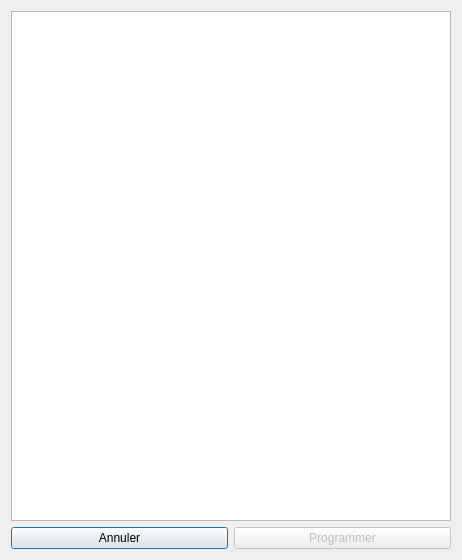
<?xml version="1.0" encoding="UTF-8"?>
<ui version="4.0">
 <class>TacheProgrammeur</class>
 <widget class="QDialog" name="TacheProgrammeur">
  <property name="geometry">
   <rect>
    <x>0</x>
    <y>0</y>
    <width>462</width>
    <height>560</height>
   </rect>
  </property>
  <property name="windowTitle">
   <string>Dialog</string>
  </property>
  <layout class="QVBoxLayout" name="verticalLayout">
   <item>
    <widget class="QListWidget" name="listWidget">
     <property name="enabled">
      <bool>true</bool>
     </property>
    </widget>
   </item>
   <item>
    <layout class="QHBoxLayout" name="horizontalLayout">
     <item>
      <widget class="QPushButton" name="pushButton_2">
       <property name="enabled">
        <bool>true</bool>
       </property>
       <property name="text">
        <string>Annuler</string>
       </property>
      </widget>
     </item>
     <item>
      <widget class="QPushButton" name="pushButton">
       <property name="enabled">
        <bool>false</bool>
       </property>
       <property name="text">
        <string>Programmer</string>
       </property>
      </widget>
     </item>
    </layout>
   </item>
  </layout>
 </widget>
 <resources/>
 <connections/>
</ui>
